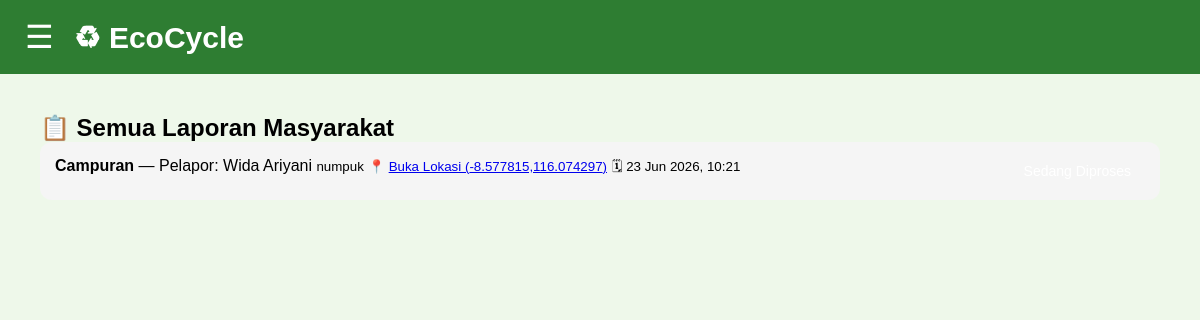
The page /admin_laporan.php (signed in) on the database its author committed.
### tables this page shows
CREATE TABLE `laporan` (
  `id_laporan` int(11) NOT NULL,
  `id_user` int(11) NOT NULL,
  `foto` varchar(500) DEFAULT NULL,
  `lokasi` text DEFAULT NULL,
  `latitude` decimal(10,8) DEFAULT NULL,
  `longitude` decimal(11,8) DEFAULT NULL,
  `jenis_sampah` varchar(100) DEFAULT NULL,
  `deskripsi` text DEFAULT NULL,
  `status` varchar(50) DEFAULT 'pending',
  `tanggal` datetime DEFAULT current_timestamp()
);

CREATE TABLE `users` (
  `id_user` int(11) NOT NULL,
  `nama` varchar(100) NOT NULL,
  `email` varchar(50) NOT NULL,
  `password` varchar(255) NOT NULL,
  `role` varchar(50) DEFAULT 'masyarakat',
  `point` int(11) DEFAULT 0,
  `foto` varchar(255) DEFAULT NULL,
  `no_hp` varchar(20) DEFAULT NULL,
  `alamat` text DEFAULT NULL,
  `created_at` timestamp NOT NULL DEFAULT current_timestamp()
);

### admin_laporan.php (the view, shortened to what this page needs)
<?php
include 'koneksi.php';
function statusLabel($status) {
    $map = [
        'pending'  => ['Menunggu Verifikasi', 'status-pending'],
        'diproses' => ['Sedang Diproses', 'status-diproses'],
        'selesai'  => ['Selesai', 'status-selesai'],
        'ditolak'  => ['Ditolak', 'status-ditolak'],
    ];
    return $map[$status] ?? [ucfirst($status), 'status-pending'];
}
$laporanList = mysqli_query($conn, "SELECT l.*, u.nama FROM laporan l JOIN users u ON l.id_user = u.id_user ORDER BY l.tanggal DESC");
?>
<!DOCTYPE html>
<html lang="id">
<head>
  <link rel="stylesheet" href="style2.css">
</head>
<body class="dashboard-body theme-admin">
  <nav class="navbar">
    <div class="left-navbar">
      <div class="menu-toggle" id="menuToggle">☰</div>
      <div class="logo">♻ EcoCycle</div>
    </div>
  </nav>
  <section class="dashboard-container">
    <div class="content-card">
      <h2>📋 Semua Laporan Masyarakat</h2>
      <?php if (mysqli_num_rows($laporanList) === 0) { ?>
        <div class="alert alert-empty">Belum ada laporan dari masyarakat.</div>
      <?php } else {
        while ($row = mysqli_fetch_assoc($laporanList)) {
          [$label, $class] = statusLabel($row['status']);
      ?>
        <div class="status-item" style="flex-direction:column; align-items:stretch; gap:14px;">
          <div style="display:flex; justify-content:space-between; align-items:flex-start; gap:12px; flex-wrap:wrap;">
            <div class="info">
              <span><strong><?php echo htmlspecialchars($row['jenis_sampah']); ?></strong> — Pelapor: <?php echo htmlspecialchars($row['nama']); ?></span>
              <small><?php echo htmlspecialchars($row['deskripsi']); ?></small>
              <small>📍 <a href="https://www.google.com/maps?q=<?php echo htmlspecialchars($row['lokasi']); ?>" target="_blank">Buka Lokasi (<?php echo htmlspecialchars($row['lokasi']); ?>)</a></small>
              <small>🗓 <?php echo date('d M Y, H:i', strtotime($row['tanggal'])); ?></small>
            </div>
            <span class="status <?php echo $class; ?>"><?php echo $label; ?></span>
          </div>
        </div>
      <?php } } ?>
    </div>
  </section>
</body>
</html>

### style2.css (style rules this page uses)
* { margin: 0; padding: 0; box-sizing: border-box; font-family: Arial, sans-serif; }
body { min-height: 100vh; background: linear-gradient(135deg, #d8efb3, #b9d88f); display: flex; justify-content: center; align-items: center; padding: 20px; }
.dashboard-body { background: #eef8ea; display: block; padding: 0; }
.navbar { background: #2e7d32; padding: 18px 25px; color: white; }
.left-navbar { display: flex; align-items: center; gap: 20px; }
.logo { font-size: 30px; font-weight: bold; }
.menu-toggle { font-size: 32px; cursor: pointer; }
.dashboard-container { padding: 40px; display: grid; gap: 25px; }
.status-item { display: flex; justify-content: space-between; margin-bottom: 15px; padding: 15px; background: #f5f5f5; border-radius: 12px; }
.status { padding: 6px 14px; border-radius: 10px; color: white; font-size: 14px; }

### rows shown on the page
laporan: jenis_sampah "Campuran", id_user.nama "Wida Ariyani", deskripsi "numpuk", lokasi "-8.577815,116.074297", tanggal "23 Jun 2026, 10:21"
